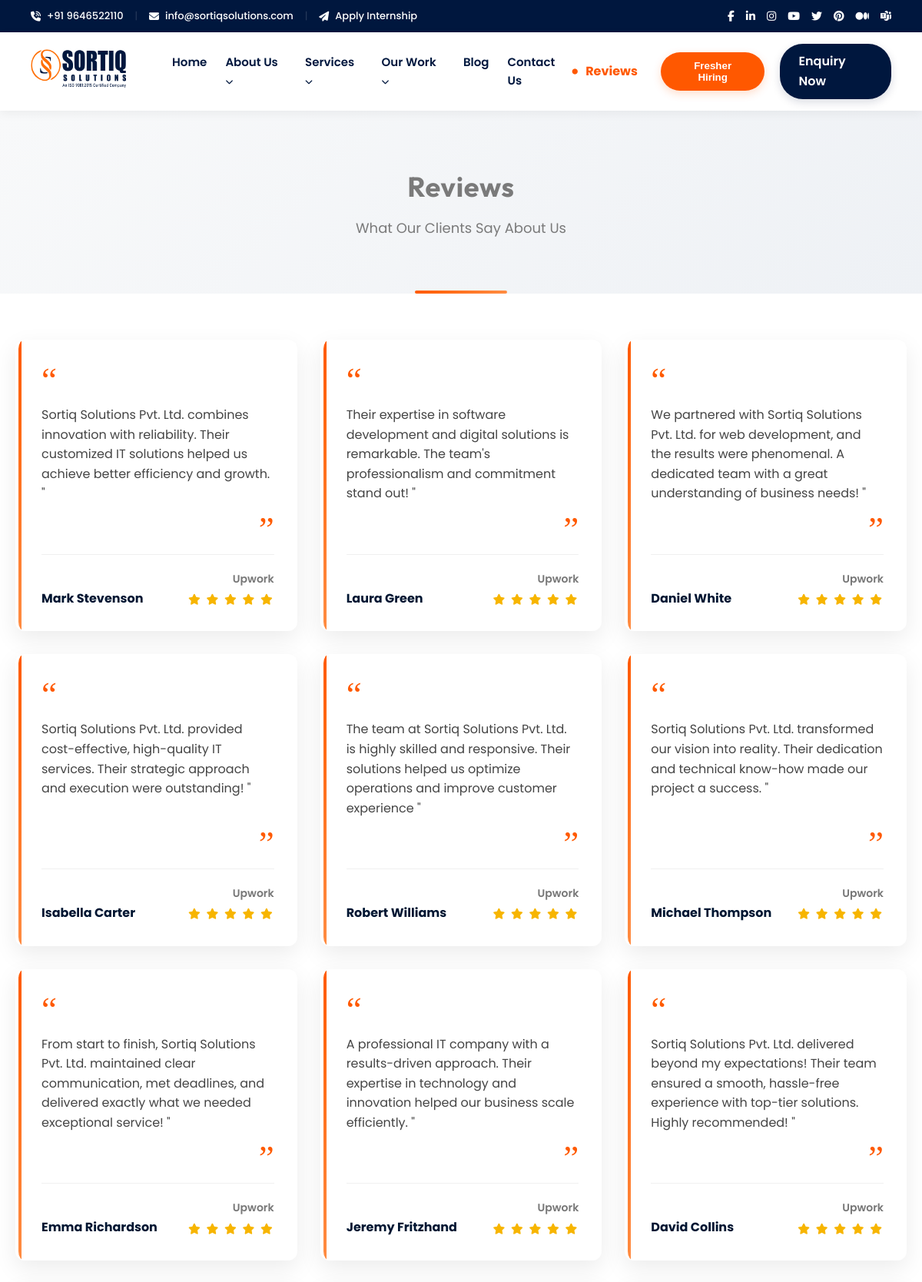
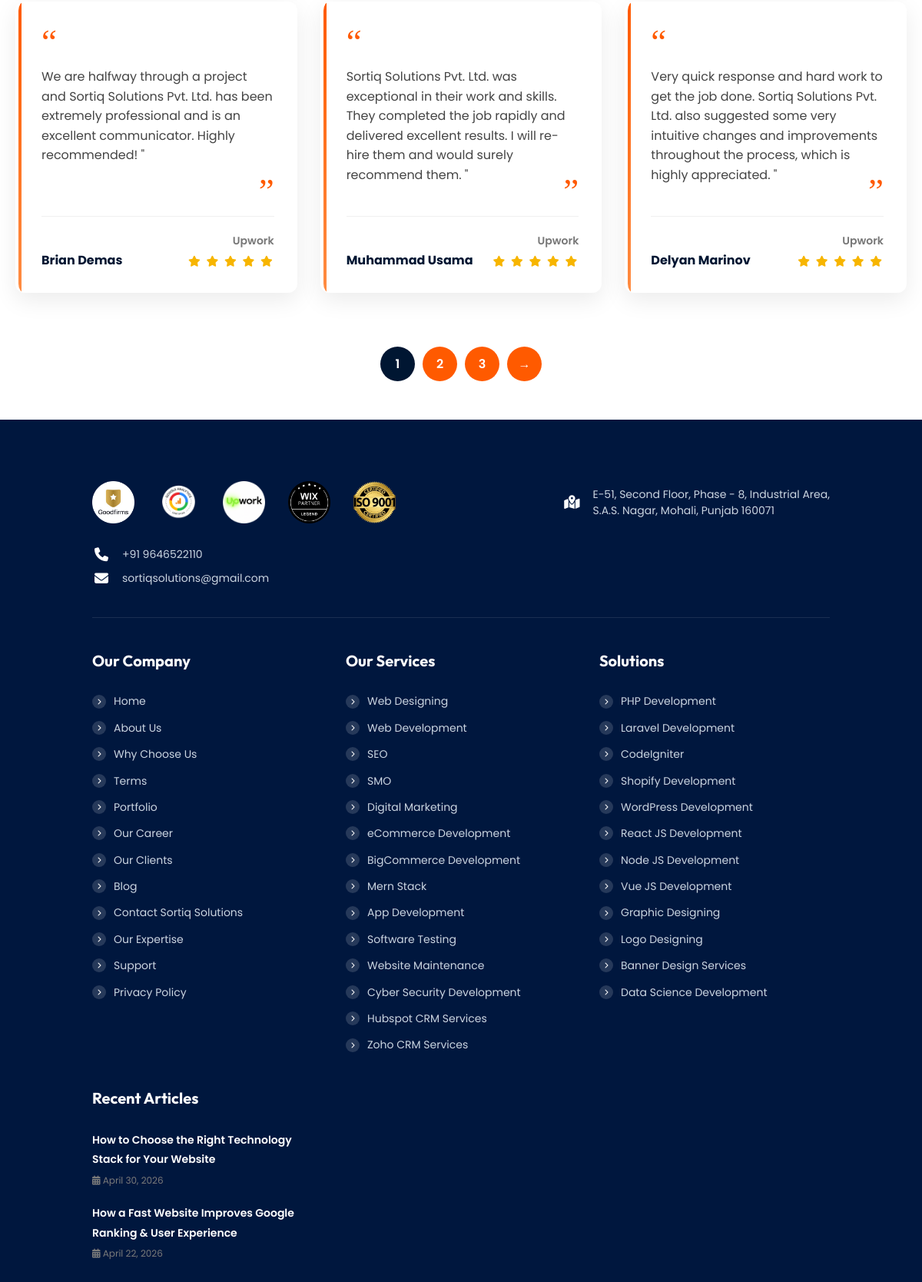
Screenshot of /reviews/page/1/ (upper part) with the database file from the repository (2 pictures, top to bottom).
### tables this page shows
CREATE TABLE site_settings (
            id INTEGER PRIMARY KEY AUTOINCREMENT,
            key TEXT UNIQUE,
            value TEXT
        );

CREATE TABLE reviews (
            id INTEGER PRIMARY KEY AUTOINCREMENT,
            author TEXT NOT NULL,
            platform TEXT,
            text TEXT
        );

### app.py (the view)
@app.route('/reviews/')
@app.route('/reviews/page/<int:page>/')
def reviews(page=1):
    all_reviews = load_reviews()
    reviews_per_page = 12
    total_reviews = len(all_reviews)
    total_pages = (total_reviews + reviews_per_page - 1) // reviews_per_page
    if page < 1 or (page > total_pages and total_pages > 0):
        return redirect('/reviews/')
    start_idx = (page - 1) * reviews_per_page
    end_idx = start_idx + reviews_per_page
    page_reviews = all_reviews[start_idx:end_idx]
    return render_template('reviews.html', reviews=page_reviews, current_page=page, total_pages=total_pages)

### app.py (called while the page is built)
def get_db_connection():
    conn = sqlite3.connect(DATABASE)
    conn.row_factory = sqlite3.Row
    return conn

@app.after_request
def add_header(response):
    if request.path.startswith('/static/'):
        response.headers['Cache-Control'] = 'public, max-age=31536000'
    return response

def load_reviews():
    try:
        conn = sqlite3.connect(DATABASE)
        conn.row_factory = sqlite3.Row
        rows = conn.execute('SELECT * FROM reviews ORDER BY id DESC').fetchall()
        conn.close()
        if not rows:
            raise Exception("No reviews in database, fallback to JSON")
        return [dict(r) for r in rows]
    except Exception as e:
        json_path = os.path.join(app.root_path, 'static', 'reviews.json')
        if os.path.exists(json_path):
            with open(json_path, 'r', encoding='utf-8') as f:
                return json.load(f)
        return []

### templates/reviews.html (shortened to what this page needs)
{% extends 'base.html' %}
{% block content %}
<div class="video-gallery-banner">
    <h1>Reviews</h1>
    <p>What Our Clients Say About Us</p>
</div>
<div id="reviews-ajax-container" class="video-gallery-wrapper">
    <div id="reviews-content">
        {% include 'reviews_partial.html' %}
    </div>
</div>
{% endblock %}

### templates/base.html (shortened to what this page needs)
<!DOCTYPE html>
<html lang="en">
<head>
    <link href="https://cdnjs.cloudflare.com/ajax/libs/font-awesome/6.5.1/css/all.min.css" rel="stylesheet" media="print" onload="this.media='all'">
    <link href="https://cdn.jsdelivr.net/npm/bootstrap-icons@1.11.3/font/bootstrap-icons.css" rel="stylesheet" media="print" onload="this.media='all'">
    <link rel="stylesheet" href="{{ url_for('static', filename='css/style.css') }}?v=1.0.5">
</head>
<body>
    <div class="xs-top-bar">
        <div class="xs-top-bar-info">
            <a href="tel:{{ site_layout.header.phone }}" class="top-tel"><i class="fas fa-phone-volume"></i> {{ site_layout.header.phone }}</a>
            <span class="separator">|</span>
            <a href="https://mail.google.com/mail/?view=cm&fs=1&to={{ site_layout.header.email }}" target="_blank" class="top-mail" rel="noopener noreferrer"><i class="fas fa-envelope"></i> {{ site_layout.header.email }}</a>
            <span class="separator">|</span>
            <a href="{{ site_layout.header.apply_url }}" class="apply-internship"><i class="fas fa-paper-plane"></i> <span class="blink">{{ site_layout.header.apply_label }}</span></a>
        </div>
        <ul class="xs-list">
            <li><a href="https://www.facebook.com/SortiqSolutions/" target="_blank" aria-label="Facebook" rel="noopener noreferrer"><i class="fab fa-facebook-f"></i></a></li>
            <li><a href="https://www.linkedin.com/company/sortiq-solutions/" target="_blank" aria-label="LinkedIn" rel="noopener noreferrer"><i class="fab fa-linkedin-in"></i></a></li>
            <li><a href="https://www.instagram.com/sortiqsolutions/" target="_blank" aria-label="Instagram" rel="noopener noreferrer"><i class="fab fa-instagram"></i></a></li>
            <li><a href="https://www.youtube.com/@SortiqSolutions" target="_blank" aria-label="YouTube" rel="noopener noreferrer"><i class="fab fa-youtube"></i></a></li>
            <li><a href="https://x.com/SortiqSolutions" target="_blank" aria-label="Twitter" rel="noopener noreferrer"><i class="fab fa-twitter"></i></a></li>
            <li><a href="https://in.pinterest.com/sortiqsolutions/" target="_blank" aria-label="Pinterest" rel="noopener noreferrer"><i class="fab fa-pinterest"></i></a></li>
            <li><a href="https://medium.com/@sortiqsolutions" target="_blank" aria-label="Medium" rel="noopener noreferrer"><i class="fab fa-medium"></i></a></li>
            <li><a href="https://teams.microsoft.com/l/chat/0/0?users=sortiqsolutions@gmail.com" target="_blank" aria-label="Microsoft Teams" rel="noopener noreferrer"><i class="bi bi-microsoft-teams"></i></a></li>
        </ul>
    </div>
    <header class="header-main">
        <a href="/" class="xs-logo" aria-label="{{ site_layout.header.logo_text }} Home">
            {% if site_layout.header.logo %}
                <img loading="lazy" src="{{ site_layout.header.logo }}" alt="{{ site_layout.header.logo_text }}">
            {% else %}
                <span style="font-family: 'Outfit', sans-serif; font-size: 24px; font-weight: 800; color: #fff;">{{ site_layout.header.logo_text }}</span>
            {% endif %}
        </a>
        <nav class="xs-menus">
            <ul class="nav-menu">
                {% if site_layout.nav_links[0].label %}
                <li class="menu-item"><a href="{{ site_layout.nav_links[0].url }}">{{ site_layout.nav_links[0].label }}</a></li>
                {% endif %}
                {% if site_layout.nav_links[1].label %}
                <li class="menu-item">
                    <a href="#">{{ site_layout.nav_links[1].label }} {% if site_layout.nav_links[1].has_dropdown == '1' %}<i class="fa fa-chevron-down" style="font-size: 10px;"></i>{% endif %}</a>
                </li>
                {% endif %}
                {% if site_layout.nav_links[2].label %}
                <li class="menu-item">
                    <a href="#">{{ site_layout.nav_links[2].label }} {% if site_layout.nav_links[2].has_dropdown == '1' %}<i class="fa fa-chevron-down" style="font-size: 10px;"></i>{% endif %}</a>
                </li>
                {% endif %}
                {% if site_layout.nav_links[3].label %}
                <li class="menu-item">
                    <a href="#">{{ site_layout.nav_links[3].label }} {% if site_layout.nav_links[3].has_dropdown == '1' %}<i class="fa fa-chevron-down" style="font-size: 10px;"></i>{% endif %}</a>
                </li>
                {% endif %}
                {% if site_layout.nav_links[4].label %}
                <li class="menu-item"><a href="{{ site_layout.nav_links[4].url }}">{{ site_layout.nav_links[4].label }}</a></li>
                {% endif %}
                {% if site_layout.nav_links[5].label %}
                <li class="menu-item"><a href="{{ site_layout.nav_links[5].url }}">{{ site_layout.nav_links[5].label }}</a></li>
                {% endif %}
            </ul>
        </nav>
        <div class="xs-menu-tools">
            <a href="/reviews/" class="xs-reviews-btn"><span class="dot">•</span> Reviews</a>
            <button class="btn-danger" data-toggle="modal" data-target="#fresherModal">Fresher Hiring</button>
            <a href="/contact/" class="enquiryNow">Enquiry Now</a>
        </div>
    </header>
    <main>
        {% block content %}{% endblock %}
    </main>
    <footer class="xs-footer-section">
        <div class="footer-top-area">
            <div class="footer-logos-wrapper">
                {% for badge in site_layout.footer_badges %}
                    {% if badge.image %}
                        <a {% if badge.label == 'ISO 9001' or 'iso' in (badge.label|default('')|lower) %}id="iso-certified-link"{% endif %} href="{{ badge.url | default('#') }}" {% if badge.url and badge.url != '#' %}target="_blank" rel="noopener noreferrer"{% endif %} aria-label="{{ badge.label or 'Badge' }}">
                            <img loading="lazy" src="{{ badge.image }}" alt="{{ badge.label or 'Partner badge' }}">
                        </a>
                    {% endif %}
                {% endfor %}
            </div>
            <div class="footer-address-wrapper">
                <a href="https://www.google.com/maps/search/?api=1&query={{ site_layout.footer.address | urlencode }}" target="_blank" style="color: inherit; text-decoration: none;" rel="noopener noreferrer">
                    <div class="footer-contact-item">
                        <i class="fa fa-map-marked-alt"></i>
                        <div class="address-info">{{ site_layout.footer.address.replace(', S.A.S.', ',<br>S.A.S.') | safe }}</div>
                    </div>
                </a>
            </div>
            <div class="footer-contact-wrapper contact-inline-group">
                <div class="footer-contact-item" style="margin-bottom: 10px;">
                    <i class="fa fa-phone"></i>
                    <div class="address-info"><a href="tel:{{ site_layout.footer.phone }}">{{ site_layout.footer.phone }}</a></div>
                </div>
                <div class="footer-contact-item">
                    <i class="fa fa-envelope"></i>
                    <div class="address-info"><a href="https://mail.google.com/mail/?view=cm&fs=1&to={{ site_layout.footer.email }}" target="_blank" rel="noopener noreferrer">{{ site_layout.footer.email }}</a></div>
                </div>
            </div>
        </div>
        <div class="footer-main">
             <div class="footer-widget">
                <h4>{{ site_layout.footer_columns.company.title }}</h4>
                <ul>
                    {% for link in site_layout.footer_columns.company.links %}
                        {% if link.label %}
                            <li><a href="{{ link.url }}"><i class="fa fa-chevron-right"></i> {{ link.label }}</a></li>
                        {% endif %}
                    {% endfor %}
                </ul>
            </div>
            <div class="footer-widget">
                <h4>{{ site_layout.footer_columns.services.title }}</h4>
                <ul>
                    {% for link in site_layout.footer_columns.services.links %}
                        {% if link.label %}
                            <li><a href="{{ link.url }}"><i class="fa fa-chevron-right"></i> {{ link.label }}</a></li>
                        {% endif %}
                    {% endfor %}
                </ul>
            </div>
            <div class="footer-widget">
                <h4>{{ site_layout.footer_columns.solutions.title }}</h4>
                <ul>
                    {% for link in site_layout.footer_columns.solutions.links %}
                        {% if link.label %}
                            <li><a href="{{ link.url }}"><i class="fa fa-chevron-right"></i> {{ link.label }}</a></li>
                        {% endif %}
                    {% endfor %}
                </ul>
            </div>
            <div class="footer-widget">
                <h4>Recent Articles</h4>
                <div class="recent-article-item" style="margin-bottom: 20px;">
                    <a href="/blog/how-to-choose-the-right-technology-stack-for-your-website/" style="font-weight: 600; font-size: 14px; color: #fff;">How to Choose the Right Technology Stack for Your Website</a>
                    <div style="font-size: 12px; color: #7A7A7A; margin-top: 5px;"><i class="fa fa-calendar-alt"></i> April 30, 2026</div>
                </div>
                <div class="recent-article-item" style="margin-bottom: 30px;">
                    <a href="/blog/how-a-fast-website-improves-google-ranking-user-experience/" style="font-weight: 600; font-size: 14px; color: #fff;">How a Fast Website Improves Google Ranking & User Experience</a>
                    <div style="font-size: 12px; color: #7A7A7A; margin-top: 5px;"><i class="fa fa-calendar-alt"></i> April 22, 2026</div>
                </div>
            </div>
        </div>
    </footer>
</body>
</html>

### templates/reviews_partial.html (shortened to what this page needs)
<div class="video-gallery-container">
    {% for review in reviews %}
    <div class="review-card">
        <div class="review-quote-open">“</div>
        <div class="review-text">
            <p>{{ review.text|safe }}</p>
            <div class="review-quote-close">”</div>
        </div>
        <div class="review-footer">
            <div class="review-author">
                <strong>{{ review.author }}</strong>
            </div>
            <div class="review-platform">
                {% if review.platform_logo %}
                <img loading="lazy" src="{{ review.platform_logo }}" alt="{{ review.platform }}" class="review-platform-img">
                {% else %}
                <span style="font-weight: 600; font-size: 14px; display: block; margin-bottom: 5px; color: #777;">{{ review.platform }}</span>
                {% endif %}
                <div class="review-stars">
                    <i class="fa-solid fa-star"></i>
                    <i class="fa-solid fa-star"></i>
                    <i class="fa-solid fa-star"></i>
                    <i class="fa-solid fa-star"></i>
                    <i class="fa-solid fa-star"></i>
                </div>
            </div>
        </div>
    </div>
    {% endfor %}
</div>
<div class="video-gallery-pagination">
    {% for p in range(1, total_pages + 1) %}
        {% if p == current_page %}
        <span aria-current="page" class="page-numbers current">{{ p }}</span>
        {% else %}
        <a class="page-numbers" href="/reviews/page/{{ p }}/">{{ p }}</a>
        {% endif %}
    {% endfor %}
    {% if current_page < total_pages %}
    <a class="next page-numbers" href="/reviews/page/{{ current_page + 1 }}/">&rarr;</a>
    {% endif %}
</div>

### rows the page displays
site_settings: header.email "info@sortiqsolutions.com"
reviews: text "Sortiq Solutions Pvt. Ltd. combines innovation with reliability. Their customized IT solutions helped us achieve better efficiency and growth. \"", author "Mark Stevenson", platform "Upwork"
reviews: text "Their expertise in software development and digital solutions is remarkable. The team's professionalism and commitment stand out! \"", author "Laura Green", platform "Upwork"
reviews: text "We partnered with Sortiq Solutions Pvt. Ltd. for web development, and the results were phenomenal. A dedicated team with a great understanding of business needs! \"", author "Daniel White", platform "Upwork"
reviews: text "Sortiq Solutions Pvt. Ltd. provided cost-effective, high-quality IT services. Their strategic approach and execution were outstanding! \"", author "Isabella Carter", platform "Upwork"
reviews: text "The team at Sortiq Solutions Pvt. Ltd. is highly skilled and responsive. Their solutions helped us optimize operations and improve customer experience \"", author "Robert Williams", platform "Upwork"
reviews: text "Sortiq Solutions Pvt. Ltd. transformed our vision into reality. Their dedication and technical know-how made our project a success. \"", author "Michael Thompson", platform "Upwork"
reviews: text "From start to finish, Sortiq Solutions Pvt. Ltd. maintained clear communication, met deadlines, and delivered exactly what we needed exceptional service! \"", author "Emma Richardson", platform "Upwork"
reviews: text "A professional IT company with a results-driven approach. Their expertise in technology and innovation helped our business scale efficiently. \"", author "Jeremy Fritzhand", platform "Upwork"
reviews: text "Sortiq Solutions Pvt. Ltd. delivered beyond my expectations! Their team ensured a smooth, hassle-free experience with top-tier solutions. Highly recommended! \"", author "David Collins", platform "Upwork"
reviews: text "We are halfway through a project and Sortiq Solutions Pvt. Ltd. has been extremely professional and is an excellent communicator. Highly recommended! \"", author "Brian Demas", platform "Upwork"
reviews: text "Sortiq Solutions Pvt. Ltd. was exceptional in their work and skills. They completed the job rapidly and delivered excellent results. I will re-hire them and would surely recommend them. \"", author "Muhammad Usama", platform "Upwork"
reviews: text "Very quick response and hard work to get the job done. Sortiq Solutions Pvt. Ltd. also suggested some very intuitive changes and improvements throughout the process, which is highly appreciated. \"", author "Delyan Marinov", platform "Upwork"

### other values shown
{{ site_layout.header.phone }} "+91 9646522110"
{{ site_layout.header.apply_label }} "Apply Internship"
{{ site_layout.nav_links[0].label }} "Home"
{{ site_layout.nav_links[1].label }} "About Us"
{{ site_layout.nav_links[2].label }} "Services"
{{ site_layout.nav_links[3].label }} "Our Work"
{{ site_layout.nav_links[4].label }} "Blog"
{{ site_layout.nav_links[5].label }} "Contact Us"
{{ p }} "1"
{{ p }} "2" "3"
{{ site_layout.footer.address.replace(', S.A.S.', ',<br>S.A.S.') | safe }} "E-51, Second Floor, Phase - 8, Industrial Area, S.A.S. Nagar, Mohali, Punjab 160071"
{{ site_layout.footer.phone }} "+91 9646522110"
{{ site_layout.footer.email }} "sortiqsolutions@gmail.com"
{{ site_layout.footer_columns.company.title }} "Our Company"
{{ link.label }} "Home" "About Us" "Why Choose Us" "Terms" "Portfolio" "Our Career" "Our Clients" "Blog" "Contact Sortiq Solutions" "Our Expertise" "Support" "Privacy Policy"
